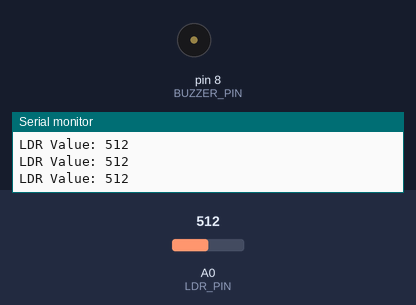
This sketch was run on a simulated Arduino Uno, built with avr-gcc and run on an emulated ATmega328P. Shown: buzzer (waves = sounding, pin HIGH), the last lines printed to the serial monitor. The inputs (shaded band) are chosen by the test bench; at power-on: A0 (LDR_PIN) = 512.

Above: at 1.2 s.
1.3 s: A0 (LDR_PIN) set to 487
At 2.5 s:
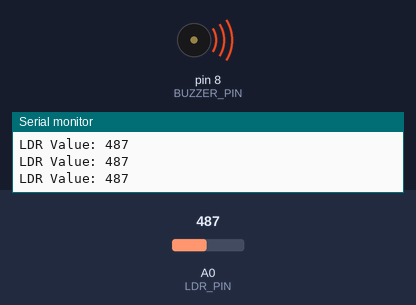
2.8 s: A0 (LDR_PIN) set to 510
At 3.9 s:
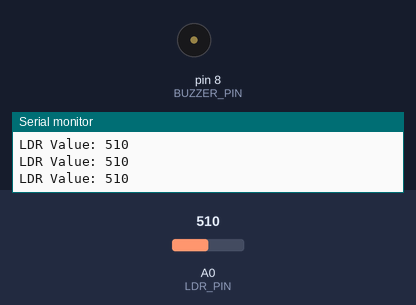
4.3 s: A0 (LDR_PIN) set to 490
At 5.2 s:
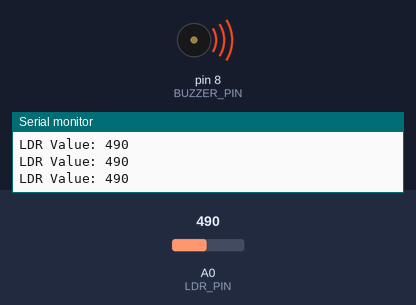
Timing chart, 0 to 7.3 s (numbered marks = the images above; inputs shaded):
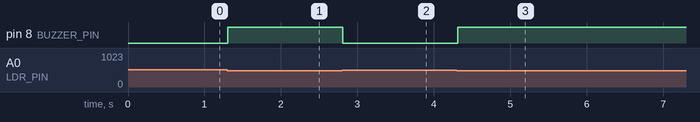

The sketch:

Laser_Security_System.ino
```cpp
// Laser Security System - Basic Implementation

const int LDR_PIN = A0;      // Analog pin connected to LDR
const int BUZZER_PIN = 8;    // Digital pin connected to Buzzer/LED
const int THRESHOLD = 500;   // Adjust based on light environment

void setup() {
  pinMode(BUZZER_PIN, OUTPUT);
  pinMode(LDR_PIN, INPUT);
  Serial.begin(9600);
}

void loop() {
  int ldrValue = analogRead(LDR_PIN);
  Serial.print("LDR Value: ");
  Serial.println(ldrValue);

  // If the laser beam is broken, LDR value drops
  if (ldrValue < THRESHOLD) {
    digitalWrite(BUZZER_PIN, HIGH); // Trigger alarm
  } else {
    digitalWrite(BUZZER_PIN, LOW);  // Reset alarm
  }

  delay(100);
}
```

Measured:
- the behaviour switches between 500 and 499 on A0 (LDR_PIN) (found by bisection; images 0 and 1)
- after the input at 1.3 s, pin 8 (BUZZER_PIN): LOW → HIGH at once
- after the input at 2.8 s, pin 8 (BUZZER_PIN): HIGH → LOW at once
- after the input at 4.3 s, pin 8 (BUZZER_PIN): LOW → HIGH at once
